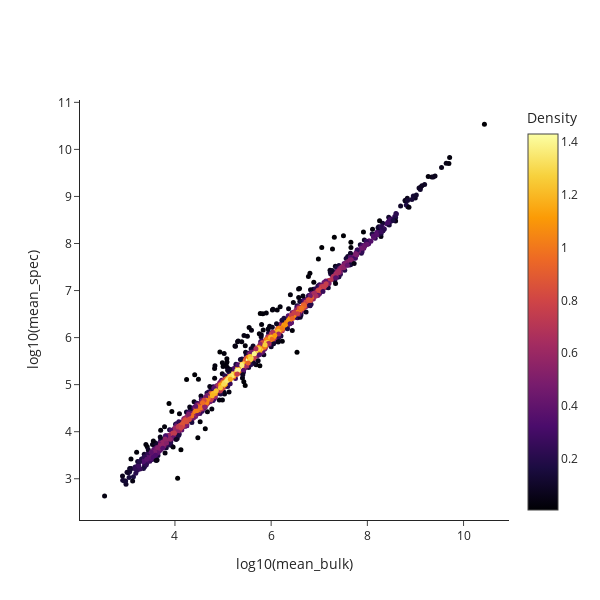

Here is the notebook cell this chart was saved with:
### Code cell
from scipy.stats import gaussian_kde
from scipy.stats import gaussian_kde, pearsonr, spearmanr

# Calculate kernel density
x = merged['mean_neat']
y = merged['mean_spec']

# Remove any NaN or inf values
mask = np.isfinite(x) & np.isfinite(y)
x_clean = x[mask]
y_clean = y[mask]

# Calculate the point density
xy = np.vstack([x_clean, y_clean])
z = gaussian_kde(xy)(xy)


pearson_r, pearson_p = pearsonr(x_clean, y_clean)
spearman_r, spearman_p = spearmanr(x_clean, y_clean)

# Create figure with density coloring
fig = go.Figure()
fig.add_trace(go.Scatter(
    x=x_clean, 
    y=y_clean, 
    mode='markers',
    marker=dict(
        size=5,
        color=z,  # Color by density
        colorscale='inferno',  # Or 'Blues', 'Reds', 'Plasma', etc.
        showscale=True,
        colorbar=dict(title="Density"),
        line=dict(width=0)
    )
))

fig.update_layout(
    width=600, 
    height=600, 
    template='simple_white',
    xaxis_title='log10(mean_bulk)',
    yaxis_title='log10(mean_spec)'
)

fig.show()
#fig.write_image(r'D:\Projects\SPEC\figs_raw\Suppl_Figure_1j.pdf', width=600, height=600)

### Figure 1 — Plotly figure (JSON) as saved in the notebook; plotly's stock layout.template omitted (floating-point values rounded to 4 significant figures; data arrays with more than 128 entries replaced by an {"elided": "..."} marker saying what was removed)
{"data": [{"marker": {"color": {"elided": "1402 float values"}, "colorbar": {"title": {"text": "Density"}}, "colorscale": [[0, "#000004"], [0.1111, "#1b0c41"], [0.2222, "#4a0c6b"], [0.3333, "#781c6d"], [0.4444, "#a52c60"], [0.5556, "#cf4446"], [0.6667, "#ed6925"], [0.7778, "#fb9b06"], [0.8889, "#f7d13d"], [1, "#fcffa4"]], "line": {"width": 0}, "showscale": true, "size": 5}, "mode": "markers", "type": "scatter", "x": {"elided": "1402 float values"}, "y": {"elided": "1402 float values"}}], "layout": {"height": 600, "width": 600, "xaxis": {"title": {"text": "log10(mean_bulk)"}}, "yaxis": {"title": {"text": "log10(mean_spec)"}}}}
